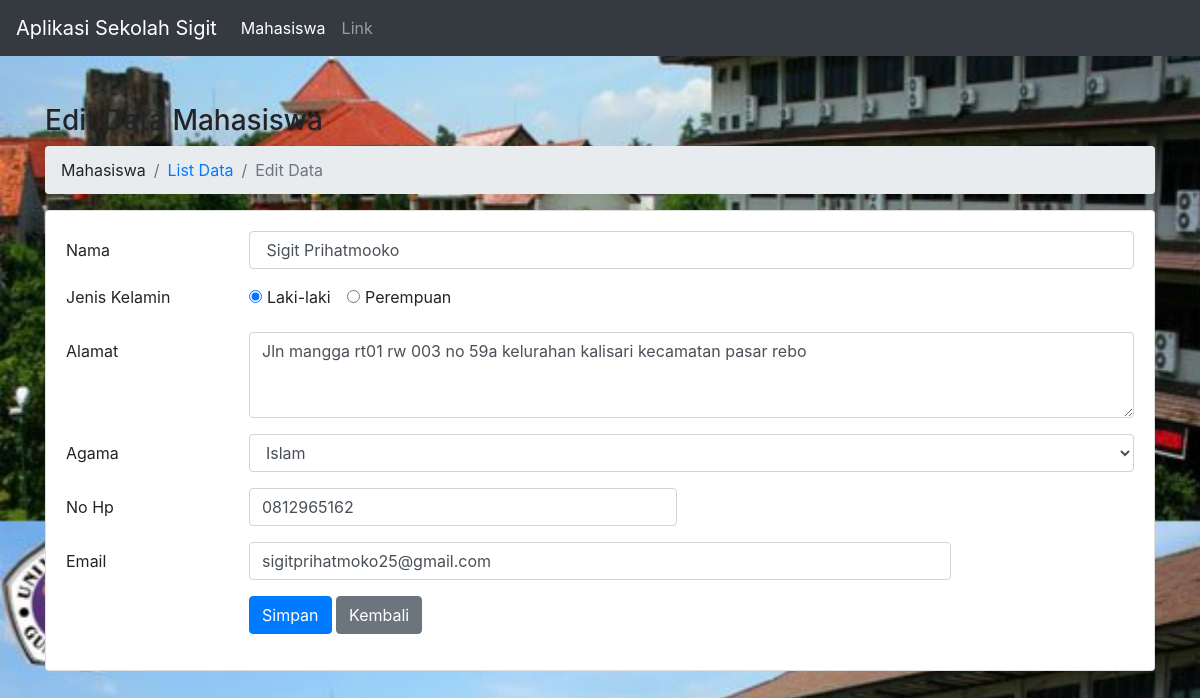
Screenshot of /Sekolah_Sigit/mahasiswa/edit/7 with the database file from the repository.
### tables this page shows
CREATE TABLE `mahasiswa` (
  `IdMhsw` int(11) NOT NULL,
  `Nama` varchar(150) DEFAULT NULL,
  `JenisKelamin` varchar(20) DEFAULT NULL,
  `Alamat` text DEFAULT NULL,
  `Agama` varchar(30) DEFAULT NULL,
  `NoHp` varchar(15) DEFAULT NULL,
  `Email` varchar(150) DEFAULT NULL
);

### Sekolah_Sigit/application/controllers/Mahasiswa.php (called while the page is built, shortened)
<?php
class Mahasiswa extends CI_Controller
{
    public function __construct()
    {
        $this->load->model("Mahasiswa_model");
    }
    public function edit($id = null)
    {
        $Mahasiswa = $this->Mahasiswa_model;
        $data["title"] = "Edit Data Mahasiswa";
        $data["data_mahasiswa"] = $Mahasiswa->getById($id);
        $this->load->view('templates/header', $data);
        $this->load->view('templates/menu');
        $this->load->view('mahasiswa/edit', $data);
        $this->load->view('templates/footer');
    }
}

### Sekolah_Sigit/index.php (called while the page is built, shortened)
<?php
require_once BASEPATH.'core/CodeIgniter.php';

### Sekolah_Sigit/application/models/Mahasiswa_model.php (called while the page is built, shortened)
<?php
class Mahasiswa_model extends CI_Model
{
    private $table = 'mahasiswa';
    public function getById($id)
    {
        return $this->db->get_where($this->table, ["IdMhsw" => $id])->row();
    }
}

### Sekolah_Sigit/application/views/mahasiswa/edit.php (the view, shortened to what this page needs)
<div class="container pt-5">
    <h3><?= $title ?></h3>
    <nav aria-label="breadcrumb">
        <ol class="breadcrumb ">
            <li class="breadcrumb-item"><a>Mahasiswa</a></li>
            <li class="breadcrumb-item "><a href="<?= base_url('mahasiswa'); ?>">List Data</a></li>
            <li class="breadcrumb-item active" aria-current="page">Edit Data</li>
        </ol>
    </nav>
    <div class="row">
        <div class="col-md-12">
            <div class="card">
                <div class="card-body">
                    <?php
                    $attributes = array('id' => 'FrmEditMahasiswa', 'method' => "post", "autocomplete" => "off");
                    echo form_open('', $attributes);
                    ?>
                    <div class="form-group row">
                        <label for="Nama" class="col-sm-2 col-form-label">Nama</label>
                        <div class="col-sm-10">
                            <input type="text" class="form-control" id="Nama" name="Nama" value=" <?= $data_mahasiswa->Nama; ?>">
                        </div>
                    </div>
                    <fieldset class="form-group">
                        <div class="row">
                            <legend class="col-form-label col-sm-2 pt-0">Jenis Kelamin</legend>
                            <div class="col-sm-10">
                                <div class="form-check form-check-inline">
                                    <input class="form-check-input" type="radio" id="JenisKelamin" name="JenisKelamin" value="Laki-laki" <?php if ($data_mahasiswa->JenisKelamin == "Laki-laki") : echo "checked";
                                                                                                                                            endif; ?>>
                                    <label class="form-check-label" for="JenisKelamin">
                                        Laki-laki
                                    </label>
                                </div>
                                <div class="form-check form-check-inline">
                                    <input class="form-check-input" type="radio" id="JenisKelamin2" name="JenisKelamin" value="Perempuan" <?php if ($data_mahasiswa->JenisKelamin == "Perempuan") : echo "checked";
                                                                                                                                            endif; ?>>
                                    <label class="form-check-label" for="JenisKelamin2">
                                        Perempuan
                                    </label>
                                </div>
                            </div>
                        </div>
                    </fieldset>
                    <div class="form-group row">
                        <label for="Alamat" class="col-sm-2 col-form-label">Alamat</label>
                        <div class="col-sm-10">
                            <textarea class="form-control" id="Alamat" name="Alamat" rows="3"><?= $data_mahasiswa->Alamat; ?></textarea>
                        </div>
                    </div>
                    <div class="form-group row">
                        <label for="Alamat" class="col-sm-2 col-form-label">Agama</label>
                        <div class="col-sm-10">
                            <select class="form-control" id="Agama" name="Agama">
                                <option value="Islam" <?php if ($data_mahasiswa->Agama == "Islam") : echo "selected";
                                                        endif; ?>>Islam</option>
                            </select>
                        </div>
                    </div>
                    <div class="form-group row">
                        <label for="NoHp" class="col-sm-2 col-form-label">No Hp</label>
                        <div class="col-sm-5">
                            <input type="text" class="form-control" id="NoHp" name="NoHp" value="<?= $data_mahasiswa->NoHp; ?>">
                        </div>
                    </div>
                    <div class="form-group row">
                        <label for="Email" class="col-sm-2 col-form-label">Email</label>
                        <div class="col-sm-8">
                            <input type="text" class="form-control" id="Email" name="Email" value="<?= $data_mahasiswa->Email; ?>">
                        </div>
                    </div>
                    <div class="form-group row">
                        <div class="col-sm-10 offset-md-2">
                            <button type="submit" class="btn btn-primary">Simpan</button>
                            <a class="btn btn-secondary" href="javascript:history.back()">Kembali</a>
                        </div>
                    </div>
                    </form>
                </div>
            </div>
        </div>
    </div>
</div>

### Sekolah_Sigit/assets/css/style.css (style rules this page uses)
body { background-image: url("../image/UG.jpg"); background-size: cover; background-position: 0px -150px; }

### rows the page displays
mahasiswa: Nama "Sigit Prihatmooko", JenisKelamin "☑ Laki-laki", JenisKelamin "☐ Perempuan", Alamat "Jln mangga rt01 rw 003 no 59a kelurahan kalisari kecamatan pasar rebo", Agama "Islam", NoHp "0812965162", Email "sigitprihatmoko25@gmail.com"

### other values shown
$title "Edit Data Mahasiswa"
